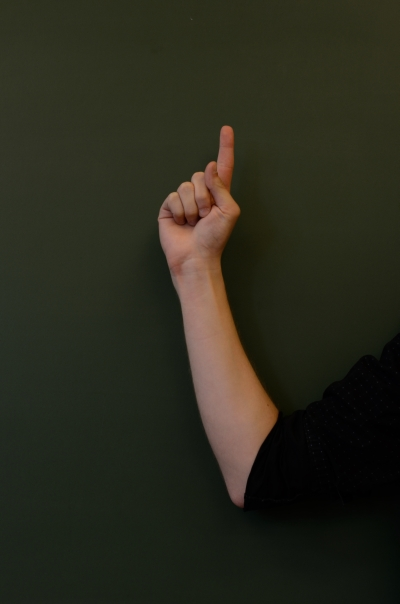
#> input picture test.jpg, 400 x 604 px, given in place of the camera
$ python 'webcam_integ_absDiff&Calibration.py'
#> lines starting #> are read from the running program, lines starting #| are printed output that depends on the picture; after the words box and inside, x2 and y2 are one past the last pixel; in counts of white or black regions, pixels touching at a corner belong together
################################################################################

# Alpacas & Fences - webcam_integ
# Authors: 470386390, 470354850, 470203101

# In order to run this file alone:
# $ python webcam_integ.py

################################################################################
# Imports
################################################################################
import cv2
import numpy as np

################################################################################
# Constants
################################################################################
kernel = 15
minA = 0.02
maxA = 0.9
radius = 8
sample_in = 0.02	# 2% inward from contour left and right edges
border_size = 10
calibrate_counts = 200

text = 'Taking calibration in: '
wait_periods = 5
wait = calibrate_counts//wait_periods

################################################################################
# Functions
################################################################################
def calibrate(x1,y1,x2,y2):

	for c in range(calibrate_counts):
		rval, frame = vc.read()
		flipHorizontal = cv2.flip(frame, 1)
		cv2.rectangle(flipHorizontal,(x1,y1),(x2,y2),color=(0,0,255,0),thickness=3)
		cv2.putText(flipHorizontal, text+str(wait_periods-c//wait), ((x1-400)//2,(y1+y2)//2), cv2.FONT_HERSHEY_SIMPLEX, 1.5, (0,0,255),2,cv2.LINE_AA)
		cv2.imshow("preview", flipHorizontal)
		key = cv2.waitKey(20)
		if key == 27:
			break

	ref_im = flipHorizontal[y1:y2,x1:x2]
	return ref_im

#-------------------------------------------------------------------------------
def checkBlank(ref_im,im):	# Check if current image equal to reference image!

	# im = cv2.GaussianBlur(im,(kernel,kernel),0)
	# ref_im = cv2.GaussianBlur(ref_im,(kernel,kernel),0)

	diff = abs(ref_im - im)
	if sum(diff) > 500:
		return 0
	else:
		return 1

#-------------------------------------------------------------------------------
def detectFinger(ref_im,im):
	# if checkBlank == 1:

	im = cv2.cvtColor(im,cv2.COLOR_BGR2GRAY)
	ref_im = cv2.cvtColor(ref_im,cv2.COLOR_BGR2GRAY)

	# im = cv2.GaussianBlur(im,(kernel,kernel),0)
	# ref_im = cv2.GaussianBlur(ref_im,(kernel,kernel),0)

	diff = abs(ref_im-im)
	cv2.medianBlur(diff,kernel)
	processed_im = cv2.dilate(diff,(kernel,kernel),iterations = 20)

	# # Get hand contour and find top-most point (Then change to find top most point of orientation)
	contours,hier = cv2.findContours(processed_im,cv2.RETR_TREE,cv2.CHAIN_APPROX_SIMPLE)
	print(len(contours))

	for cnt in contours:
		x,y,w,h = cv2.boundingRect(cnt)

		if w < im.shape[1]:

			fingerLoc = tuple(cnt[cnt[:,:,1].argmin()][0])
			fingerLoc = (fingerLoc[0]-border_size,fingerLoc[1]-border_size)	# Relative to main img

			cv2.drawContours(im,cnt,-1,(0,255,0),3)
			return im

		# return (-1,-1)

	return im

################################################################################
# Main
################################################################################
cv2.namedWindow("preview")
vc = cv2.VideoCapture(0)

if vc.isOpened(): # try to get the first frame
    rval, frame = vc.read()
#> frame is the input picture: shape (604, 400, 3); mean B, G, R 28.5, 41.6, 41.7
    height = frame.shape[0]
#> height = 604
    width = frame.shape[1]
#> width = 400
else:
    rval = False

x1 = width-height*3//5
#> x1 = 38
x2 = width
#> x2 = 400
y1 = 0
y2 = height*3//5
#> y2 = 362
bound1 = (x1,y1)
#> bound1 = (38, 0)
bound2 = (x2,y2)
#> bound2 = (400, 362)

count = 0

ref_im = calibrate(x1,y1,x2,y2)
#> the loop in calibrate, `for c in range(calibrate_counts):` made 1 pass; (key Esc is pressed on pass 1)
#> pass 1, in calibrate, `flipHorizontal = cv2.flip(frame, 1)`:
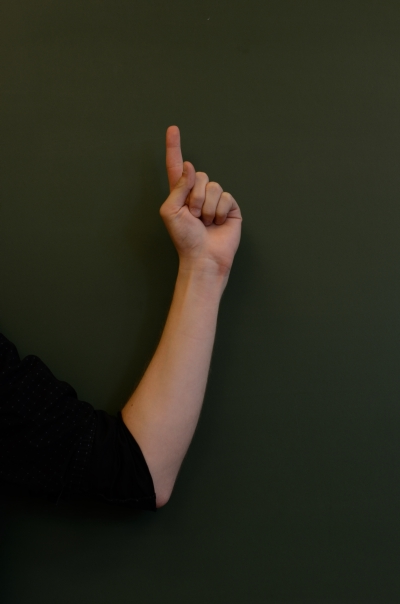
#> flipHorizontal: shape (604, 400, 3); mean B, G, R 28.5, 41.6, 41.7
#> pass 1, in calibrate, `cv2.imshow("preview", flipHorizontal)`:
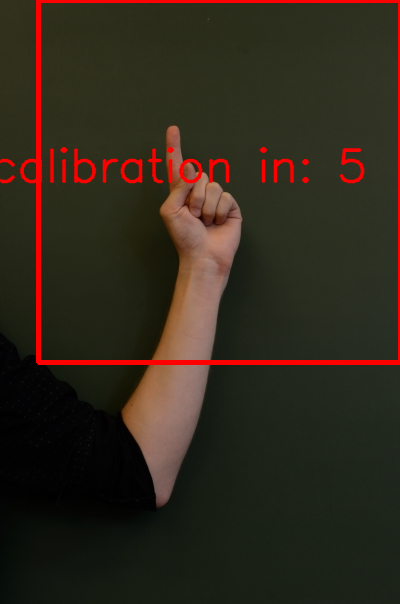
#> window 'preview': shape (604, 400, 3); mean B, G, R 27.5, 40.1, 48.5

while rval:
	rval, frame = vc.read()
	flipHorizontal = cv2.flip(frame, 1)
	sub_im = flipHorizontal[y1:y2,x1:x2]
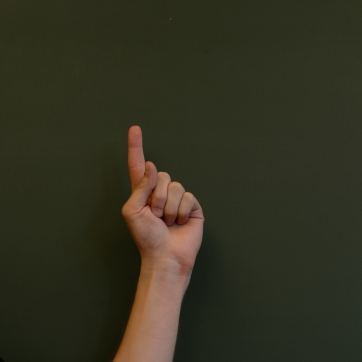
#> sub_im: shape (362, 362, 3); mean B, G, R 33, 49.4, 50.9

	flipHorizontal = detectFinger(ref_im,sub_im)
#> in detectFinger, `im = cv2.cvtColor(im,cv2.COLOR_BGR2GRAY)`:
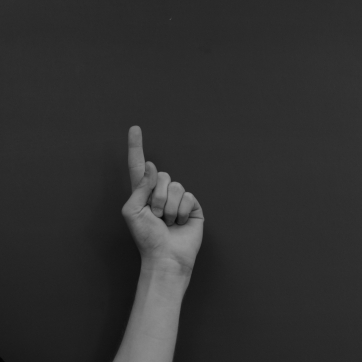
#> im: shape (362, 362); min 4, max 151, mean 48
#> in detectFinger, `ref_im = cv2.cvtColor(ref_im,cv2.COLOR_BGR2GRAY)`:
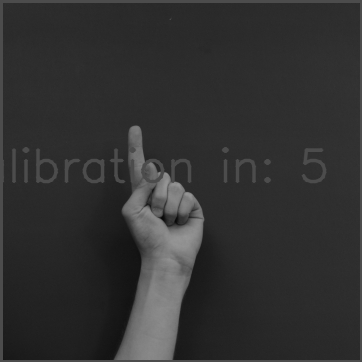
#> ref_im: shape (362, 362); min 8, max 151, mean 49.3
#> in detectFinger, `diff = abs(ref_im-im)`:
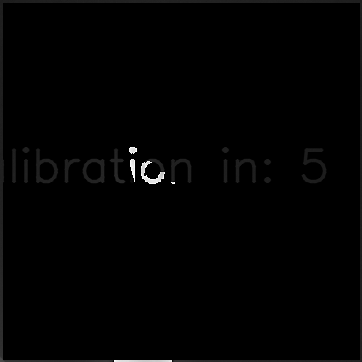
#> diff: shape (362, 362); min 0, max 255, mean 2.2
#> in detectFinger, `processed_im = cv2.dilate(diff,(kernel,kernel),iterations = 20)`:
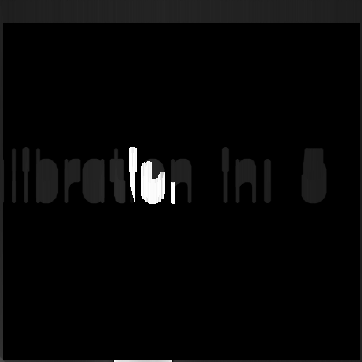
#> processed_im: shape (362, 362); min 0, max 255, mean 6.8
#> in detectFinger, `contours,hier = cv2.findContours(processed_im,cv2.RETR_TREE,cv2.CHAIN_..`: contours = 15 contours; largest, box (x1, y1, x2, y2) and area: (0, 0, 362, 362) 130321, (2, 22, 361, 361) 120915, (301, 148, 327, 204) 1224, (35, 148, 59, 204) 997, (141, 158, 165, 204) 921
#| 15
#> the loop in detectFinger, `for cnt in contours:` made 2 passes
#> (x, y, w, h, fingerLoc) on pass 2: (2, 22, 359, 339, (-7, 12))
#> (cnt, x, y, w, h) on pass 1: ([[0, 0], [0, 361], [361, 361], [361, 0]], 0, 0, 362, 362)
#> after the loop in detectFinger, `for cnt in contours:`: im: shape (362, 362); 0.09% of pixels changed, all inside (x1, y1, x2, y2) = (0, 20, 362, 362)

	# [5 lines of commented-out code are left out]
	cv2.imshow("preview", flipHorizontal)
	key = cv2.waitKey(20)
#> (key Esc is pressed here)
	if key == 27:
		break

vc.release()
cv2.destroyWindow("preview")
